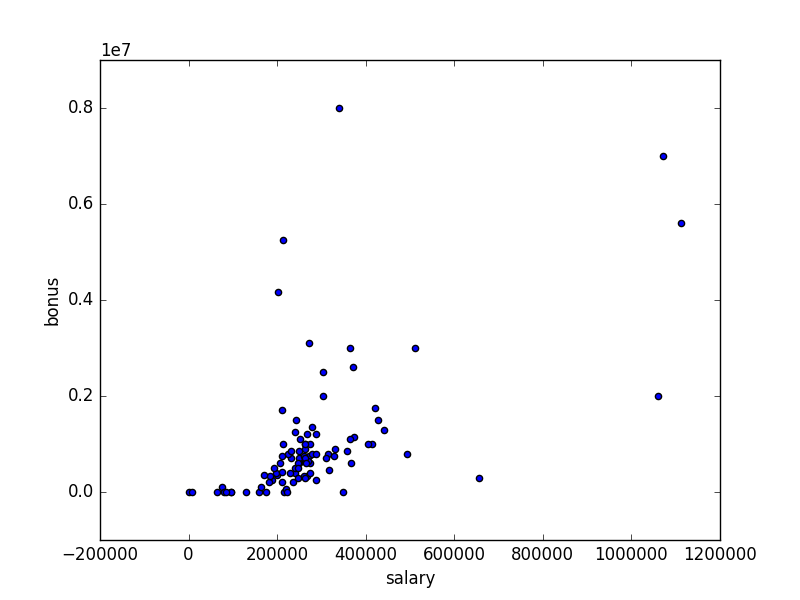

Write Python code to recreate this figure.
#!/usr/bin/python

import pickle
import matplotlib
matplotlib.use('Agg')
import sys
import matplotlib.pyplot as plt
sys.path.append("../tools/")
from feature_format import featureFormat, targetFeatureSplit

### read in data dictionary, convert to numpy array
data_dict = pickle.load( open("../final_project/final_project_dataset.pkl", "rb") )
features = ["salary", "bonus"]
data_dict.pop('TOTAL', 0)
data = featureFormat(data_dict, features)


### your code below
for point in data:
    salary = point[0]
    bonus = point[1]
    plt.scatter(salary, bonus)

plt.xlabel("salary")
plt.ylabel("bonus")
plt.savefig("enron_outliers.png")


